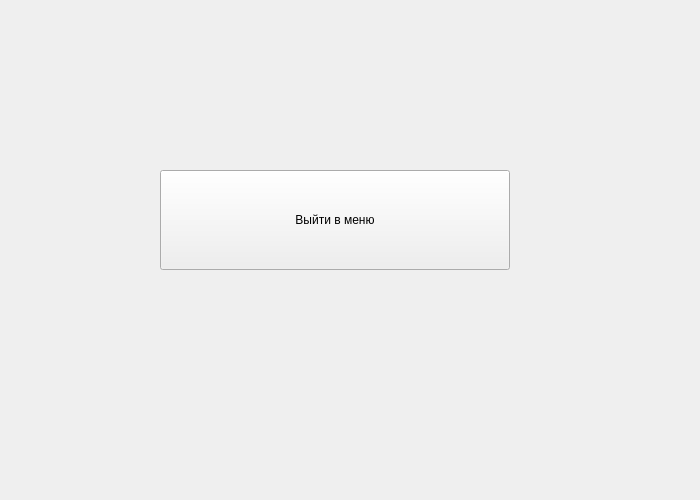
<?xml version="1.0" encoding="UTF-8"?>
<ui version="4.0">
 <class>AnotherWindow</class>
 <widget class="QWidget" name="AnotherWindow">
  <property name="geometry">
   <rect>
    <x>0</x>
    <y>0</y>
    <width>700</width>
    <height>500</height>
   </rect>
  </property>
  <property name="windowTitle">
   <string>Заявки</string>
  </property>
  <widget class="QPushButton" name="pushButton">
   <property name="geometry">
    <rect>
     <x>160</x>
     <y>170</y>
     <width>350</width>
     <height>100</height>
    </rect>
   </property>
   <property name="text">
    <string>Выйти в меню</string>
   </property>
  </widget>
 </widget>
 <resources/>
 <connections/>
</ui>
